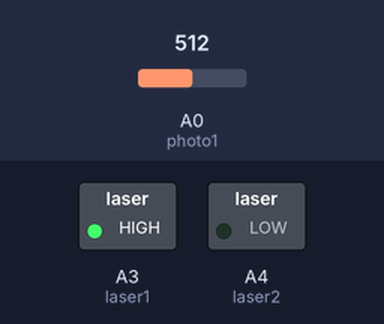
Simulated run of this sketch. Board: Arduino Uno, built with avr-gcc and run on an emulated ATmega328P. On the bench: switched loads named in the sketch (green lamp = pin HIGH). Dashed ring = blinking. The test bench sets the inputs (shaded band); at power-on: A0 (photo1) = 512. No radio packets arrive unless stated; what the sketch prints to the serial monitor is not drawn.

Above: at 0.2 s.
Timing chart, 0 to 3.0 s (numbered marks = the images above):
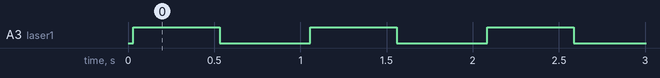

Measured:
- by itself, A3 (laser1): alternates HIGH for 0.50 s and LOW for 0.53 s

The sketch:

Transmitter_Test.ino
```cpp
#include <SPI.h>
#include <nRF24L01.h>
#include <RF24.h>
#include <printf.h>


#define CE_PIN   9
#define CSN_PIN 10

const byte thisSlaveAddress[5] = {'R','x','A','A','A'};
RF24 radio(CE_PIN, CSN_PIN);
char dataReceived[10];
bool newData = false;


int photo1 = A0;
int photo2 = A1;

int laser1 = A3;
int laser2 = A4;

int waitTime = 500;

void setup() {
  // put your setup code here, to run once:
  pinMode(photo1, INPUT);
  pinMode(photo2, INPUT);
  pinMode(laser1, OUTPUT);
  pinMode(laser2, OUTPUT);
  Serial.begin(9600);

  radio.begin();                  //Starting the Wireless communication
  printf_begin();
//  check_radio();
//  analogWrite(laser1,255);
//  analogWrite(laser2,255);
}

void test_photoresistor(String whichResistor){
  if (whichResistor.equals("BOTH") || whichResistor.equals("TOP")){
    Serial.println("Testing Photoresistors");
    Serial.println("Uncovered top resistor: " + String(analogRead(photo1)));
    Serial.println("Please shine laser on top resistor");
    analogWrite(laser1, 255);
    delay(waitTime);
    Serial.println("Laser'd top resistor: " + String(analogRead(photo1)));
    analogWrite(laser1, 0);
    delay(waitTime);
    Serial.println("");
  }
  if (whichResistor.equals("BOTH") || whichResistor.equals("BOTTOM")){
    Serial.println("Uncovered bottom resistor: " + String(analogRead(photo2)));
    Serial.println("Please shine laser on top resistor");
    analogWrite(laser2, 255);
    delay(waitTime);
    Serial.println("Laser'd bottom resistor: " + String(analogRead(photo2)));
    analogWrite(laser2, 0);
    delay(waitTime);
    Serial.println("");
  }
}

void check_radio(){
  radio.printDetails();
  radio.openReadingPipe(1, thisSlaveAddress);
  radio.setDataRate( RF24_250KBPS );
  radio.printDetails();
  delay(waitTime);
}

void loop() {
  test_photoresistor("TOP");

}
```
